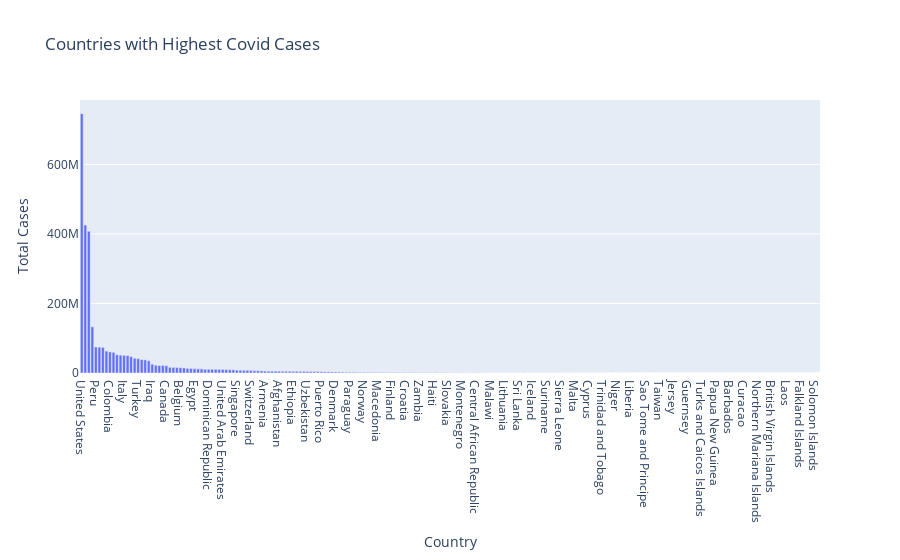

Here is the notebook cell this chart was saved with:
### Markdown cell above
# Analyzing the Spread of Covid-19

### Code cell
figure = px.bar(data, y='Total Cases', x='Country',
            title="Countries with Highest Covid Cases")
figure.show()

### Figure 1 — Plotly figure (JSON) as saved in the notebook; plotly's stock layout.template omitted (floating-point values rounded to 4 significant figures; data arrays with more than 128 entries replaced by an {"elided": "..."} marker saying what was removed)
{"data": [{"alignmentgroup": "True", "hovertemplate": "Country=%{x}<br>Total Cases=%{y}<extra></extra>", "legendgroup": "", "marker": {"color": "#636efa", "pattern": {"shape": ""}}, "name": "", "offsetgroup": "", "orientation": "v", "showlegend": false, "textposition": "auto", "type": "bar", "x": {"elided": "210 str values"}, "xaxis": "x", "y": {"elided": "210 int values"}, "yaxis": "y"}], "layout": {"barmode": "relative", "legend": {"tracegroupgap": 0}, "title": {"text": "Countries with Highest Covid Cases"}, "xaxis": {"anchor": "y", "domain": [0, 1], "title": {"text": "Country"}}, "yaxis": {"anchor": "x", "domain": [0, 1], "title": {"text": "Total Cases"}}}}
